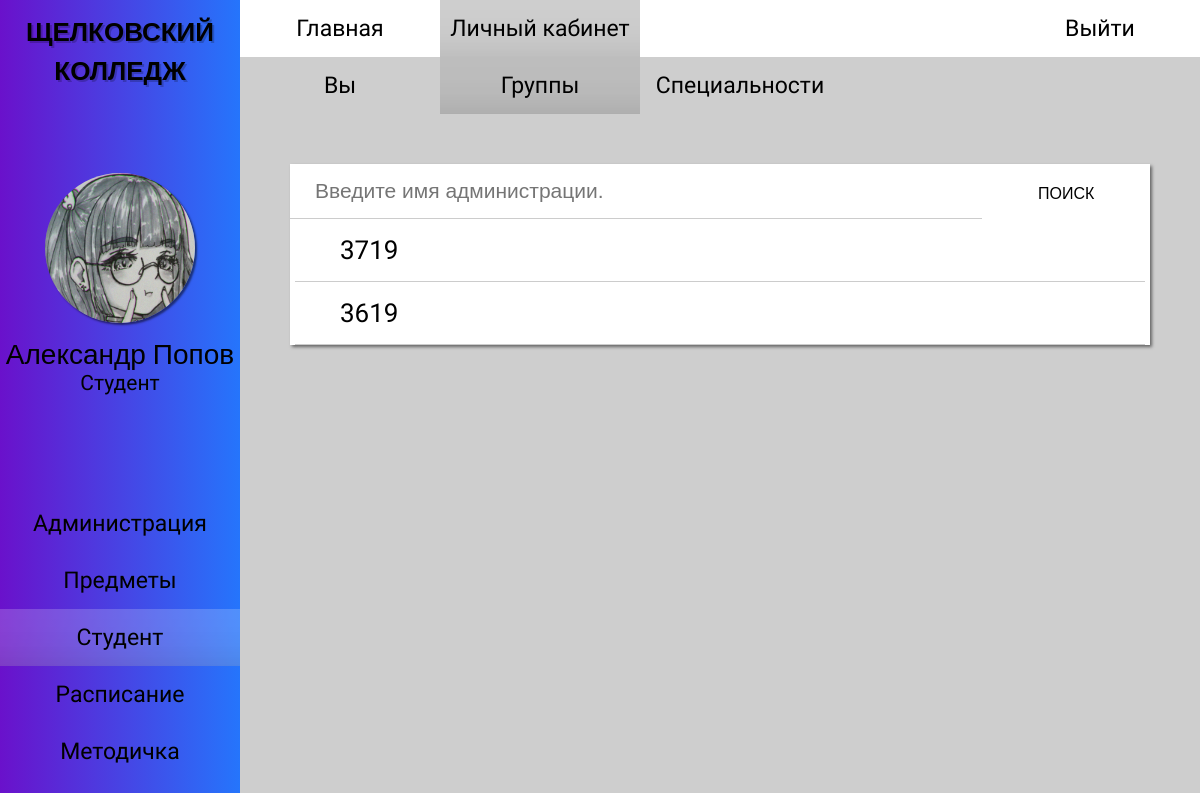
The app's page /student_group.php (signed in) with its own data.
### tables this page shows
CREATE TABLE `students` (
  `id_student` int(11) NOT NULL,
  `fio` varchar(50) NOT NULL,
  `id_group` int(11) NOT NULL,
  `date_of_birth` date NOT NULL,
  `phone_number` int(11) NOT NULL,
  `address` varchar(50) NOT NULL,
  `email` varchar(50) NOT NULL,
  `password` varchar(25) NOT NULL,
  `form_study` varchar(10) NOT NULL,
  `number_of_studencheskly` int(11) NOT NULL,
  `phone_numder_parents` varchar(15) NOT NULL,
  `f.i.o_parents` varchar(50) NOT NULL,
  `id_role` int(11) NOT NULL
);

CREATE TABLE `roles` (
  `id_role` int(11) NOT NULL,
  `name_role` varchar(50) NOT NULL
);

CREATE TABLE `groups` (
  `id_group` int(11) NOT NULL,
  `number_group` varchar(13) NOT NULL,
  `id_specialization` int(11) NOT NULL,
  `date_zachislenia` date NOT NULL,
  `classroom_teacher` int(11) NOT NULL,
  `form_of_study` varchar(10) NOT NULL
);

### student_group.php (the view, shortened to what this page needs)
<?
require_once 'php/connection.php';
$query_group_list  = "SELECT id_group, number_group FROM groups ";
$result_group_list = mysqli_query($link, $query_group_list);
$user_id = $_SESSION['id_user'];
$query_user_info = "SELECT fio, name_role FROM students, roles WHERE students.id_role = roles.id_role AND id_student = '$user_id'";
$result_user_info = mysqli_query($link, $query_user_info);
$data_user_info = mysqli_fetch_row($result_user_info);
$user_fio = $data_user_info[0];
$user_fio = explode(' ', $user_fio);
?>
<!DOCTYPE html>
<html>
<head>
    <link rel="stylesheet" href="styles/style_admin.css">
    <link rel="stylesheet" href="styles/contents/style_student-group.css">
    <link rel="stylesheet" href="styles/style_adaptability.css">
</head>
<body>
    <div id="main-wrapper">
        <div id="wrapper-one">
            <div id="side-bar">
                <div class="hm-logo">
                    <h2> <a href="index.php"> ЩЕЛКОВСКИЙ <br> КОЛЛЕДЖ </a> </h2>
                </div>
                <div class="sb-profile">
                    <img src="images/avatar.jpg">
                    <? echo " <p class='sb-name'> $user_fio[1] $user_fio[0] </p>"; ?>
                    <? echo "<p class='sb-role'> $data_user_info[1] </p>"; ?>
                </div>
                <div class="sb-menu">
                    <ul>
                        <li> <a href="administration.php"> Администрация </a> </li>
                        <li> <a href="subject.php"> Предметы </a> </li>
                        <li> <a href="student_you.php" id="sb-menu_active"> Студент </a> </li>
                        <li> <a href="schedule.php"> Расписание </a> </li>
                        <li> <a href="metodichka.php"> Методичка </a> </li>
                        <li> <a href="vneurochka.php"> Внеурочка </a> </li>
                    </ul>
                </div>
            </div>
        </div>
        <div id="wrapper-two">
            <div id="header-menu">
                <div class="hm-menu">
                    <ul>
                        <li> <a href="index.php"> Главная </a> </li>
                        <li> <a href="student_you.php" id="hm-menu_active"> Личный кабинет</a> </li>
                    </ul>
                </div>
                <div class="hm-login">
                    <a href="php/logout.php"> Выйти </a>
                </div>
            </div>
            <div id="nav-menu">
                <ul>
                    <li> <a href="student_you.php"> Вы </a> </li>
                    <li> <a href="student_group.php" id="nav-menu_active"> Группы </a> </li>
                    <li> <a href="student_specialty.php"> Специальности </a> </li>
                </ul>
            </div>
            <div id="content">
                <div class="items">
                    <form id="search-form" method="GET">
                        <div class="s-b">
                            <input id="enter" type="text" placeholder="Введите имя администрации." value="" name="search-field">
                            <input id="search" type="submit" value="ПОИСК" name="search-button">
                        </div>
                    </form>
                    <form method="GET" action="student_group_profile.php">
                        <?
                        while ($data_group_list = mysqli_fetch_row($result_group_list))
                        {
                            echo "<p class='text-p'> $data_group_list[1] <input class='p-button' type='submit' name='id' value='$data_group_list[0]'> </p>";
                            echo "<hr>";
                        }
                        ?>
                    </form>
                </div>
            </div>
        </div>
    </div>
</body>
</html>

### styles/style_admin.css (style rules this page uses)
* { box-sizing: border-box; margin: 0; padding: 0; }
html, head, body, #main-wrapper { font-family: "PT Sans Narrow", sans-serif, "Roboto", sans-serif, "Oswald", sans-serif; overflow-y: hidden; height: 100% !important; min-height: 100%; background-color: #CECECE; }
#wrapper-one { float: left; width: 20%; min-height: 100%; }
#wrapper-two { float: right; overflow-y: scroll; width: 80%; min-height: 100%; }
#wrapper-one { position: relative; z-index: 15; float: left; overflow: hidden; overflow: scroll; width: 20%; height: 100%; background-image: linear-gradient(to right, #6A11CB 0%, #2575FC 100%); -ms-overflow-style: none; scrollbar-width: none; }
.hm-logo h2 { font-family: "Oswald", sans-serif; font-size: 26px; padding: 10px 0; text-align: center; text-shadow: 2px 2px 0 rgba(0,0,0,0.2); }
.sb-profile img { display: block; width: 150px; height: 150px; margin: 75px auto 15px auto; border-radius: 100%; box-shadow: 2px 2px 2px 0 rgba(0,0,0,0.5); }
.sb-profile .sb-name { font-family: "Roboto", sans-serif; font-size: 28px; text-align: center; }
.sb-profile .sb-role { font-size: 21px; text-align: center; }
.sb-menu { display: flex; flex-direction: column; padding: 100px 0; }
.sb-menu ul { display: flex; flex-direction: column; width: 100%; list-style-type: none; }
.sb-menu a { font-size: 23px; display: block; width: 100%; padding: 15px 0 15px 0; transition: 0.3s linear; text-align: center; text-decoration: none; color: black; }
.sb-menu a:hover, #sb-menu_active { transition: 0.2s linear; background-color: rgba(255,255,255,0.2); box-shadow: 0 -75px 85px -130px rgba(0,0,0,0.85) inset; }
#header-menu { display: flex; background-color: white; flex-wrap: wrap; }
.hm-menu { display: flex; flex-wrap: wrap; }
.hm-menu ul { display: flex; width: 100%; list-style-type: none; flex-wrap: wrap; }
.hm-menu a { font-size: 23px; display: block; width: 100%; min-width: 200px; padding: 15px 0 15px 0; transition: 0.3s linear; text-align: center; text-decoration: none; color: black; }
.hm-menu a:hover, #hm-menu_active { transition: 0.2s linear; background-color: #CECECE; box-shadow: 0 -75px 85px -130px rgba(0,0,0,0.85) inset; }
.hm-login { margin-left: auto; }
.hm-login a { font-size: 23px; display: block; min-width: 200px; padding: 15px 0 15px 0; transition: 0.3s linear; text-align: center; text-decoration: none; color: black; background-color: white; }
.hm-logo a { text-decoration: none; color: black; }
#nav-menu { display: flex; background-color: #CECECE; flex-wrap: wrap; }
#nav-menu ul { font-size: 23px; display: flex; width: 100%; list-style-type: none; flex-wrap: wrap; }
#nav-menu a { display: block; width: 100%; min-width: 200px; padding: 15px 0 15px 0; transition: 0.3s linear; text-align: center; text-decoration: none; color: black; }
#nav-menu a:hover, #nav-menu_active { transition: 0.2s linear; background-color: #BDBDBD; box-shadow: 0 -75px 85px -130px rgba(0,0,0,0.85) inset; }
#content { padding: 50px; }
.text-p { font-size: 26px; position: relative; width: 100%; padding: 16px 0px; transition: 0.2s linear; text-indent: 50px; }
.s-b { display: flex; }
.s-b input { flex-grow: 1; }

### styles/contents/style_student-group.css (style rules this page uses)
#enter { font-size: 21px; width: 80%; height: 55px; text-indent: 25px; border: none; border-bottom: 1px solid rgba(0,0,0,0.2); }
#search { font-family: "Oswald", sans-serif; font-size: 16px; float: right; width: 19%; height: 55px; transition: 0.2s linear; text-align: center; border: none; background-color: white; }
#content hr { margin: 0 5px; border: 0; border-bottom: 1px solid #CCCCCC; background: #999999; }
#content .items { background-color: white; box-shadow: 2px 2px 3px 0 rgba(0,0,0,0.5); }
#content .items p { margin: 0 auto; }

### styles/style_adaptability.css (style rules this page uses)
#main-wrapper { min-width: 800px; }
@media screen and (max-width: 1210px) { .hm-logo { width: 100%; } }
@media screen and (max-width: 1210px) { .hm-menu { align-items: center; justify-content: center; } }

### records on screen
students: fio "Александр", fio "Попов", id_role.name_role "Студент"
groups: number_group "3719"
groups: number_group "3619"
